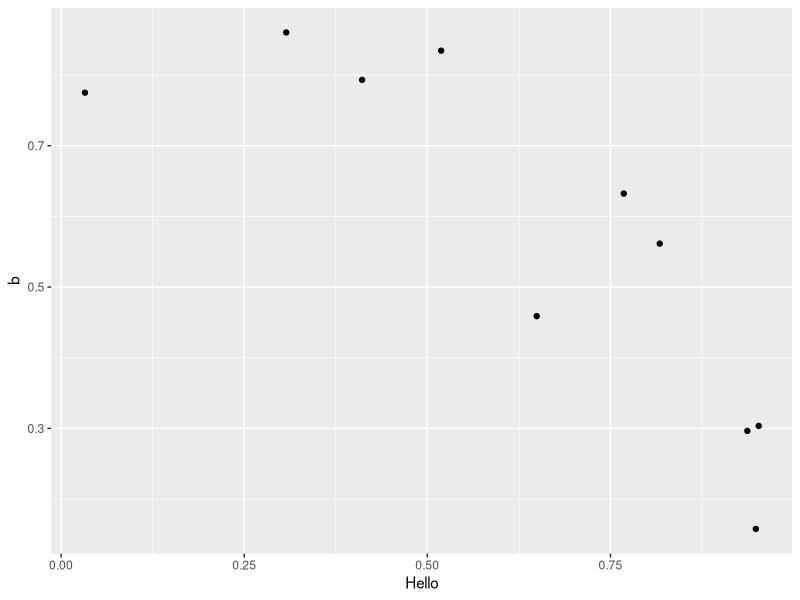

This chart was generated by the following R code:
##----
##
##  Test File: Sample_Graph.R
##
##----

#' This file makes a sample graph.
#' It's point is to demonstrate how to save a file to GitHub and track changes.

library(ggplot2)

# Some points:
x <- data.frame(a=runif(10),
                b=runif(10))

# Some graph:
ggplot(x, aes(a,b)) +
  geom_point() +
  xlab("Hello")
